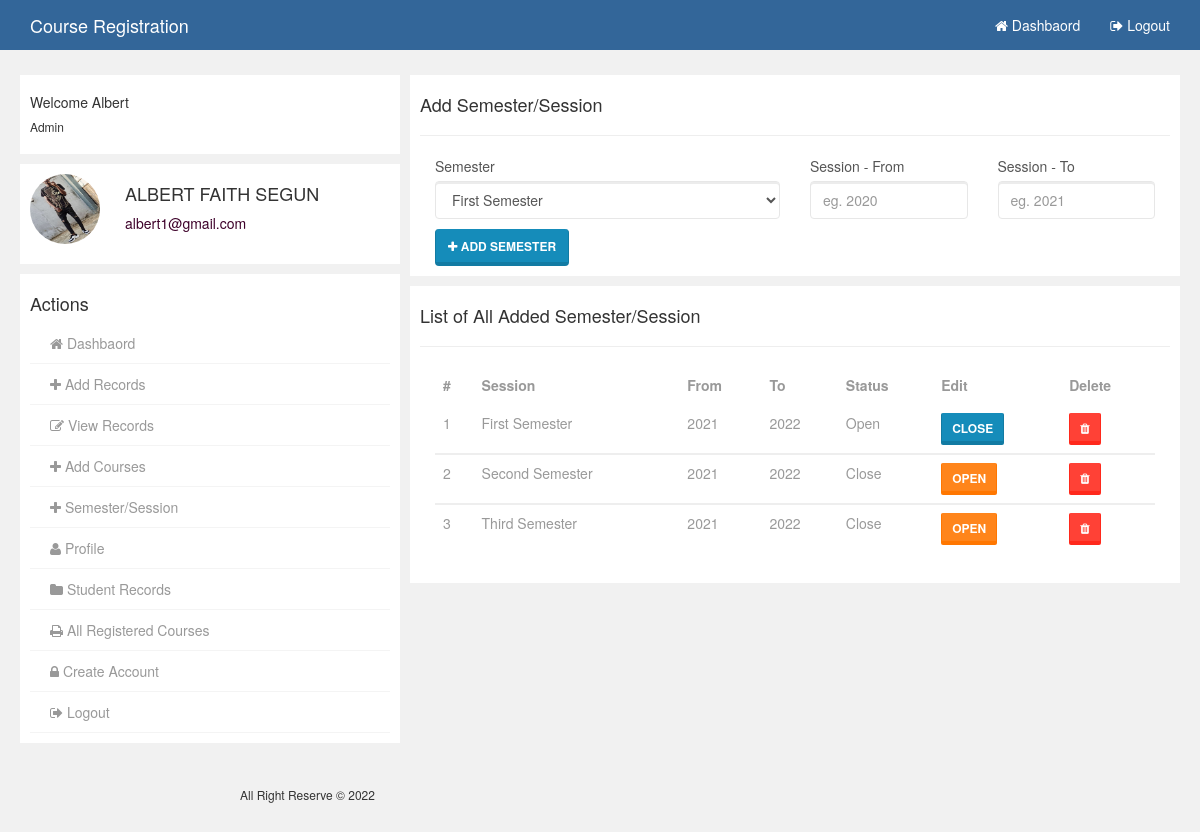
The page /admin/semester.php (signed in) on the database its author committed.
### tables this page shows
CREATE TABLE IF NOT EXISTS `tblsemester` (
  `id` int(11) NOT NULL AUTO_INCREMENT,
  `semester` varchar(50) NOT NULL,
  `session_from` int(4) NOT NULL,
  `session_to` int(4) NOT NULL,
  `status` varchar(10) NOT NULL,
  PRIMARY KEY (`id`)
);

### admin/semester.php (the view, shortened to what this page needs)
<?php
    include_once('includes/config.php');
?>
<!DOCTYPE html>
<html>
<head>
    <link href="../SpryAssets/SpryValidationTextField.css" rel="stylesheet" type="text/css">
</head>
<body>
    <?php include_once('includes/nav.php') ?>
    <section class="container-wrap">
        <div class="container wrap">
            <div class="row">
                <div class="col-md-4 col">
                   <?php include_once('includes/leftside.php') ?>
                </div>
                <div class="col-md-8 col">
                    <div class="gist-status">
                        <div class="row" style="margin: 0px;">
                            <h4>Add Semester/Session</h4>
                            <hr>
                            <div class="form-group">
                                <form action="semester.php" method="POST">
                                    <div class="col-sm-6">
                                        <div class="form-body">
                                            <label for="">Semester</label>
                                            <select name="semester" class="form-control" id="semester">
                                                <option value="First Semester">First Semester</option>
                                            </select>
                                        </div>
                                    </div>
                                    <div class="col-sm-3">
                                        <div class="form-body">
                                            <span id="sprytextfield1">
                                              <label for="Matric">Session - From</label>
                                              <input type="text" name="session1" id="session" class="form-control" placeholder="eg. 2020" minlength="4" maxlength="4">
                                            </span>
                                        </div>
                                    </div>
                                    <div class="col-sm-3">
                                        <div class="form-body">
                                            <span id="sprytextfield2">
                                              <label for="Matric">Session - To</label>
                                              <input type="text" name="session2" id="session" class="form-control" placeholder="eg. 2021" minlength="4" maxlength="4">
                                            </span>
                                        </div>
                                    </div>
                                    <div class="col-sm-12">
                                        <button style="margin-top: 5px;" class="btn btn-primary" type="submit" name="btn_save"><i class="fa fa-plus"></i> Add Semester</button>
                                    </div>
                                </form>
                            </div>
                        </div>
                    </div>
                    <div class="gist-status">
                        <div class="row" style="margin: 0px;">
                            <h4>List of All Added Semester/Session<small><span class="pull-right"></span></small> </h4>
                            <hr>
                            <div class="col-md-12">
                                <div class="table-responsive">
                                    <table class="table" style="color: #999">
                                        <thead>
                                            <tr>
                                                <th># </th>
                                                <th>Session</th>
                                                <th>From</th>
                                                <th>To </th>
                                                <th>Status</th>
                                                <th>Edit</th>
                                                <th>Delete</th>
                                            </tr>
                                        </thead>
                                        <?php
                                        $i = 0;
                                        $sql = "SELECT * FROM tblsemester ORDER BY semester ASC";
                                        $query_result = mysqli_query($conn, $sql);
                                        $result = mysqli_num_rows($query_result);
                                        if($result > 0){
                                            while($row = mysqli_fetch_assoc($query_result)){
                                                $i++;
                                        ?>
                                        <tbody>
                                            <tr>
                                                <td><?php echo $i; ?></td>
                                                <td><?php echo $row['semester']; ?></td>
                                                <td><?php echo $row['session_from']; ?></td>
                                                <td><?php echo $row['session_to']; ?></td>
                                                <td><?php echo $row['status']; ?></td>
                                                <td>
                                                    <form action="semester.php" method="POST">
                                                    <?php if($row['status'] == "Close"): ?>
                                                        <button class="btn btn-warning btn-sm" type="submit" name="btn_close" onclick="return confirm('Open this Semester/Session?')">Open</button>
                                                    <?php elseif($row['status'] == "Open"): ?>
                                                        <button class="btn btn-primary btn-sm" type="submit" name="btn_open" onclick="return confirm('Close this Semester/Session?')">Close</button>
                                                    <?php endif; ?>
                                                    </form>
                                                </td>
                                                <td>
                                                    <form action="semester.php" method="POST">
                                                        <button class="btn btn-danger btn-sm" type="submit" name="btn_delete" onclick="return confirm('Delete this Record?')"><i class="fa fa-trash"></i></button>
                                                    </form>
                                                </td>
                                            </tr>
                                        <?php
                                            }
                                        }
                                        ?>
                                        </tbody>
                                    </table>
                                </div>
                            </div>
                        </div>
                    </div>
                </div>
            </div>
        </div>
    </section>
    <?php include_once('includes/footer.php') ?>
</body>
</html>

### assets/css/user.css (style rules this page uses)
body { background:rgb(241,241,241); }
.container-wrap { margin-top: 70px; }
.col { padding:5px; }
.gist-status { padding:10px; background:#fff; margin-bottom: 10px; }
.form-body { margin-bottom:5px; }

### rows shown on the page
tblsemester: semester "First Semester", session_from "2021", session_to "2022", status "Open"
tblsemester: semester "Second Semester", session_from "2021", session_to "2022", status "Close"
tblsemester: semester "Third Semester", session_from "2021", session_to "2022", status "Close"

### other values the page prints
$_SESSION['username'] "Albert"
$_SESSION['fullname'] "ALBERT FAITH SEGUN"
$_SESSION['email'] "albert1@gmail.com"
